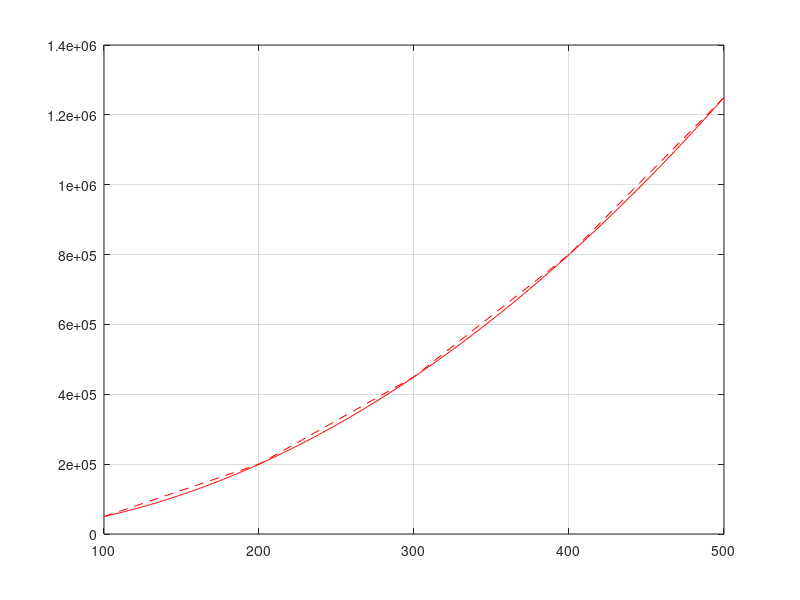

This chart was generated by the following MATLAB code:
%Shay Sackett ENGR 156 Matlab
%Problem 13.11, polynomial

%Part A:
clear,clc,clf
P = [50000 200000 450000 800000 1250000]; %Power in terms of watts
I = [100 200 300 400 500];                %Current in Amps

coefficents = polyfit(P,P./((I).^2),2) %Find the coefficents for the line of best fit using polyfit

resistor_value = coefficents(3)

%% Part B: 
%Curve fitting is not included in Matlab R2018, only in R2019, so I
%improvised a bit with the problem, made my own "curve fit"
I_2 = [100:500] %create new matrix of I values
plot(I,P,'--r',I_2,resistor_value.*I_2.^2,'r')  %plot current vs Power , and plot the "curve fit"
grid on %turn grid on

